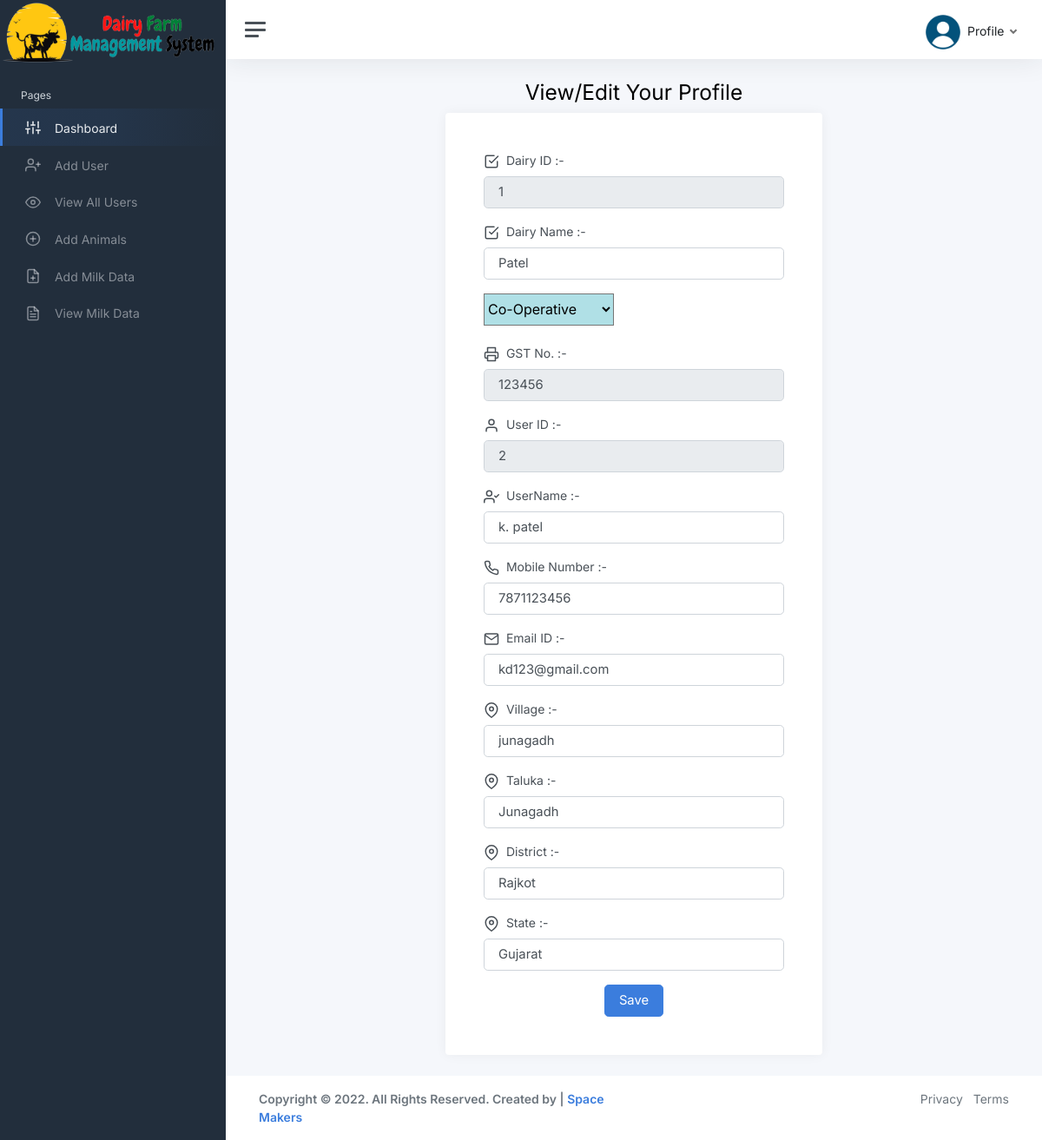
Page /d_attendent/profile.php (signed in) on the committed database.
### tables this page shows
CREATE TABLE `dairy_owner` (
  `dairy_id` varchar(20) NOT NULL,
  `user_id` int(20) NOT NULL,
  `dairy_name` varchar(20) NOT NULL,
  `dairy_type` varchar(20) NOT NULL,
  `gst_no` varchar(20) NOT NULL
);

CREATE TABLE `user` (
  `user_id` int(20) NOT NULL,
  `role` enum('Admin','dairy attendent','user') NOT NULL,
  `user_name` varchar(20) NOT NULL,
  `password` varchar(20) NOT NULL,
  `mobile_no` bigint(11) NOT NULL,
  `email` varchar(255) NOT NULL,
  `village` varchar(20) NOT NULL,
  `taluka` varchar(20) NOT NULL,
  `district` varchar(20) NOT NULL,
  `state` varchar(20) NOT NULL
);

### d_attendent/profile.php (the view, shortened to what this page needs)
<?php
include 'Database.php';
$user_id = $_SESSION['user_id'];
$query = "SELECT * from user,dairy_owner where user.user_id=dairy_owner.user_id and user.user_id=$user_id ";
$data = mysqli_query($connect, $query);
$result = mysqli_fetch_assoc($data);
?>
<!DOCTYPE html>
<html lang="en">
<head>
	<link href="https://cdn.jsdelivr.net/npm/bootstrap@5.2.0/dist/css/bootstrap.min.css" rel="stylesheet">
	<link href="css/app.css" rel="stylesheet">
</head>
<body>
<?php
include "sidebar/dashboard.php"
?>
<?php
include "header.php"
?>
				<main class="d-flex w-1000">
		<div class="container d-flex flex-column">
			<div class="row vh-1000">
				<div class="col-sm-10 col-md-8 col-lg-6 mx-auto d-table h-100">
					<div class="d-table-cell align-left">
						<div class="text-center mt-4">
							<h1 class="h2">View/Edit Your Profile</h1>
						</div>
						<div class="card">
							<div class="card-body">
								<div class="m-sm-4">
									<form method="post" action="">
									<div class="mb-3">
										<i data-feather="check-square"></i>&nbsp;&nbsp;<label class="form-label">Dairy ID :-</label>
											<input class="form-control form-control-lg" id="demo" onclick="myFunction()" type="text" value="<?php echo $result['dairy_id']; ?>" name="dairy_id" required readonly/>
										</div>
										<div class="mb-3">
										<i data-feather="check-square"></i>&nbsp;&nbsp;<label class="form-label">Dairy Name :-</label>
											<input class="form-control form-control-lg" value="<?php echo $result['dairy_name']; ?>" name="dairy_name" required/>
										</div>
										<div>
										<select style="width: 150px; height: 37px; font-size: 16px; background-color:powderblue;" name="dairy_type" required>
										<option value="Co-Operative"<?php if ($result['dairy_type'] == 'Co-Operative')
{
    echo "selected";
} ?>>Co-Operative</option>
										</select><br><br>
										</div>
										<div class="mb-3">
										<i data-feather="printer"></i>&nbsp;&nbsp;<label class="form-label">GST No. :-</label>
											<input class="form-control form-control-lg" id="demo" onclick="myFunction()" value="<?php echo $result['gst_no']; ?>" name="gst_no" required readonly/>
										</div>
									<div class="mb-3">
										<i data-feather="user"></i>&nbsp;&nbsp;<label class="form-label">User ID :-</label>
											<input class="form-control form-control-lg" id="demo" onclick="myFunction()" type="text" value="<?php echo $result['user_id']; ?>" name="user_id" required readonly />
										</div>
										<div class="mb-3">
										<i data-feather="user-check"></i>&nbsp;&nbsp;<label class="form-label">UserName :-</label>
											<input class="form-control form-control-lg" type="text" value="<?php echo $result['user_name'] ?>" name="user_name" required />
										</div>
										<div class="mb-3">
										<i data-feather="phone"></i>&nbsp;&nbsp;<label class="form-label">Mobile Number :-</label>
											<input class="form-control form-control-lg" type="number" oninput="javascript: if (this.value.length > this.maxLength) this.value = this.value.slice(0, this.maxLength);" maxlength=10 value="<?php echo $result['mobile_no'] ?>" name="mobile_no" required>
                            			</div>
										<div class="mb-3">
										<i data-feather="mail"></i>&nbsp;&nbsp;<label class="form-label">Email ID :-</label>
											<input class="form-control form-control-lg" type="email" value="<?php echo $result['email'] ?>" name="email" required/>
										</div>
										<div class="mb-3">
										<i data-feather="map-pin"></i>&nbsp;&nbsp;<label class="form-label">Village :-</label>
											<input class="form-control form-control-lg" type="text" value="<?php echo $result['village'] ?>" name="village" required/>
										</div>
										<div class="mb-3">
										<i data-feather="map-pin"></i>&nbsp;&nbsp;<label class="form-label">Taluka :-</label>
											<input class="form-control form-control-lg" type="text" value="<?php echo $result['taluka'] ?>" name="taluka" required/>
										</div>
										<div class="mb-3">
										<i data-feather="map-pin"></i>&nbsp;&nbsp;<label class="form-label">District :-</label>
											<input class="form-control form-control-lg" type="text" value="<?php echo $result['district'] ?>" name="district" required/>
										</div>
										<div class="mb-3">
										<i data-feather="map-pin"></i>&nbsp;&nbsp;<label class="form-label">State :-</label>
											<input class="form-control form-control-lg" type="text" value="<?php echo $result['state'] ?>" name="state" required/>
										</div>
										<div class="text-center mt-3">
											 <button type="submit" name="Update" class="btn btn-lg btn-primary">Save</button>
										</div>
									</form>
								</div>
							</div>
						</div>
					</div>
				</div>
			</div>
		</div>
	</main>
<?php
include "footer.php"
?>
</body>
</html>

### rows in the picture
dairy_owner: dairy_id "1", dairy_name "Patel", dairy_type "Co-Operative", gst_no "123456", user_id "2", user_name "k. patel", mobile_no "7871123456", email "kd123@gmail.com", village "junagadh", taluka "Junagadh", district "Rajkot", state "Gujarat"
